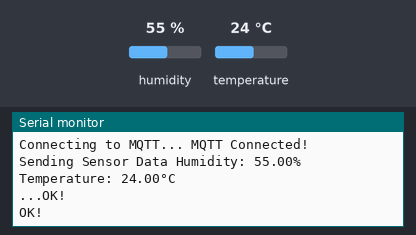
Bench run of a sketch on a simulated ESP8266 (NodeMCU). Shown: the last lines printed to the serial monitor. The test bench sets the inputs (shaded band); at power-on: humidity 55 %, temperature 24 °C. WiFi joins after 1.5 s; servers stay silent unless stated; no MQTT or app messages arrive unless stated.

Above: at 2.7 s.
2.8 s: humidity set to 22 %
At 4.3 s:
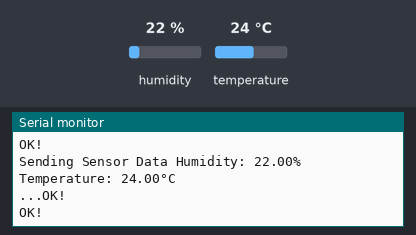
5.5 s: temperature set to 12 °C
At 7.2 s:
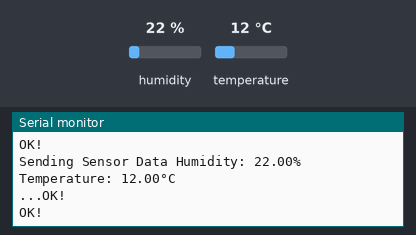
8.2 s: humidity set to 40 %
At 10.4 s:
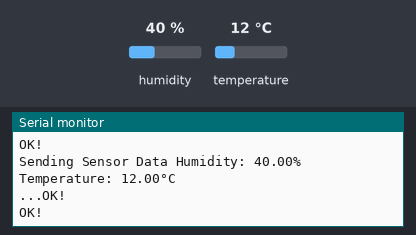
Timing chart, 0 to 11.9 s (numbered marks = the images above; inputs shaded):
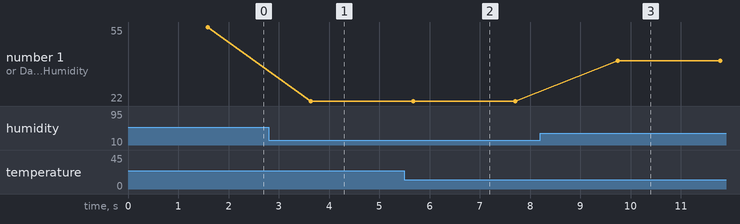

The sketch:

mqtt_esp8266_DHT11.ino
```cpp
/***************************************************
     Adafruit MQTT Sensor Data Reading Example
                  #TEAM PI BOTS
               FOLLOW AND SUPPORT
                    @pi_bots

         CONTACT FOR TECHNICAL ASSISTANCE
                 Instagram.com
           -------------------------
            >>  @at_mega_328p
            >>  @tech.xplorer
            >>  @__the_limitless__
 ****************************************************/

#include <ESP8266WiFi.h>
#include "Adafruit_MQTT.h"
#include "Adafruit_MQTT_Client.h"

#include "DHT.h"        // Import Library to the Code
#define DHTPIN 2        // Digital pin connected to the DHT sensor
#define DHTTYPE DHT11   // Define DHT Type as DHT11

/************************* WiFi Access Point *********************************/

#define WLAN_SSID       "__SSID__"
#define WLAN_PASS       "__Password__"

/************************* Adafruit.io Setup *********************************/

#define AIO_SERVER      "io.adafruit.com"
#define AIO_SERVERPORT  1883                   // use 8883 for SSL
#define AIO_USERNAME    "Your_Username"
#define AIO_KEY         "You_AIO_Key"

/************ Global State (you don't need to change this!) ******************/

WiFiClient client;
Adafruit_MQTT_Client mqtt(&client, AIO_SERVER, AIO_SERVERPORT, AIO_USERNAME, AIO_KEY);

/****************************** Feeds ***************************************/

// Setup a feed called 'sensor' for publishing.
// Notice MQTT paths for AIO follow the form: <username>/feeds/<feedname>
Adafruit_MQTT_Publish photocell = Adafruit_MQTT_Publish(&mqtt, AIO_USERNAME "/feeds/temperature");
Adafruit_MQTT_Publish photocell1 = Adafruit_MQTT_Publish(&mqtt, AIO_USERNAME "/feeds/humidity");

/*************************** Sketch Code ************************************/
DHT dht(DHTPIN, DHTTYPE);

void MQTT_connect();

void setup() {
  Serial.begin(9600);
  delay(10);
  dht.begin();    //Initiate DHT11

  Serial.println(F("Adafruit MQTT demo"));

  // Connect to WiFi access point.
  Serial.println(); Serial.println();
  Serial.print("Connecting to ");
  Serial.println(WLAN_SSID);

  WiFi.begin(WLAN_SSID, WLAN_PASS);
  while (WiFi.status() != WL_CONNECTED) {
    delay(500);
    Serial.print(".");
  }
  Serial.println();

  Serial.println("WiFi connected");
  Serial.println("IP address: "); Serial.println(WiFi.localIP());


}

uint32_t x=0;

void loop() {

  MQTT_connect();
  float h = dht.readHumidity();
  float t = dht.readTemperature();


  if (isnan(h) || isnan(t)) {
    Serial.println(F("Failed to read from DHT sensor!"));
    return;
  }
  Serial.print(F("\nSending Sensor Data "));
  Serial.print(F("Humidity: "));
  Serial.print(h);
  Serial.print(F("%  Temperature: "));
  Serial.print(t);
  Serial.println(F("°C "));
  Serial.print("...");
  // Now we can publish stuff!

  if (! photocell.publish(t)) {
    Serial.println(F("Failed"));
  } else {
    Serial.println(F("OK!"));
  }
  if (! photocell1.publish(h)) {
    Serial.println(F("Failed"));
  } else {
    Serial.println(F("OK!"));
  }
delay(2000);
}

void MQTT_connect() {
  int8_t ret;

  // Stop if already connected.
  if (mqtt.connected()) {
    return;
  }

  Serial.print("Connecting to MQTT... ");

  uint8_t retries = 3;
  while ((ret = mqtt.connect()) != 0) { // connect will return 0 for connected
       Serial.println(mqtt.connectErrorString(ret));
       Serial.println("Retrying MQTT connection in 5 seconds...");
       mqtt.disconnect();
       delay(5000);  // wait 5 seconds
       retries--;
       if (retries == 0) {
         // basically die and wait for WDT to reset me
         while (1);
       }
  }
  Serial.println("MQTT Connected!");
}
```

Measured:
- after the input at 2.8 s, the serial monitor: prints a new line after 0.84 s (image 1)
- after the input at 5.5 s, the serial monitor: prints a new line after 0.17 s (image 2)
- after the input at 8.2 s, the serial monitor: prints a new line after 1.5 s (image 3)
- plotted number 1: 55 → 22 after the input at 2.8 s, 22 → 40 after the input at 8.2 s
